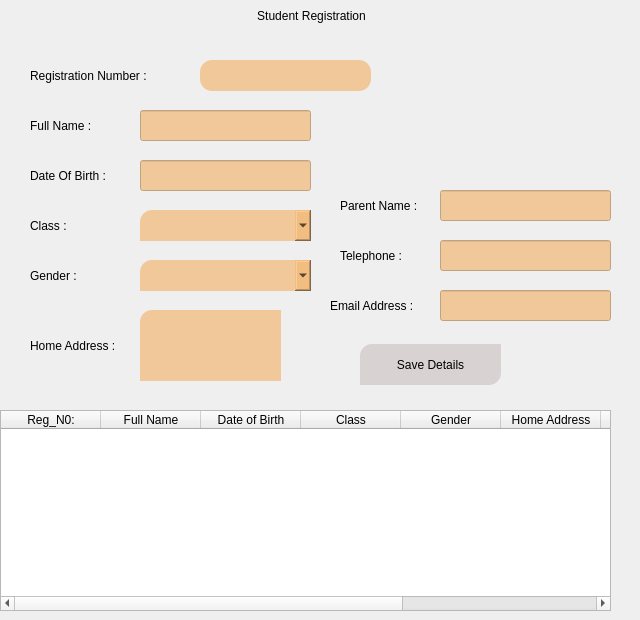
                <widget class="QWidget" name="registration">
                 <attribute name="title">
                  <string>registration</string>
                 </attribute>
                 <widget class="QLineEdit" name="registration_number">
                  <property name="geometry">
                   <rect>
                    <x>200</x>
                    <y>60</y>
                    <width>171</width>
                    <height>31</height>
                   </rect>
                  </property>
                  <property name="styleSheet">
                   <string notr="true">background-color: rgba(241, 185, 119, 181);
border-radius: 12px;</string>
                  </property>
                 </widget>
                 <widget class="QLabel" name="label_21">
                  <property name="geometry">
                   <rect>
                    <x>30</x>
                    <y>260</y>
                    <width>101</width>
                    <height>31</height>
                   </rect>
                  </property>
                  <property name="styleSheet">
                   <string notr="true">background-color: transparent;</string>
                  </property>
                  <property name="text">
                   <string>Gender :</string>
                  </property>
                 </widget>
                 <widget class="QTextEdit" name="student_address">
                  <property name="geometry">
                   <rect>
                    <x>140</x>
                    <y>310</y>
                    <width>141</width>
                    <height>71</height>
                   </rect>
                  </property>
                  <property name="styleSheet">
                   <string notr="true">background-color: rgba(241, 185, 119, 181);
border-top-left-radius:12px;
</string>
                  </property>
                  <property name="placeholderText">
                   <string/>
                  </property>
                 </widget>
                 <widget class="QLineEdit" name="DOB">
                  <property name="geometry">
                   <rect>
                    <x>140</x>
                    <y>160</y>
                    <width>171</width>
                    <height>31</height>
                   </rect>
                  </property>
                  <property name="styleSheet">
                   <string notr="true">background-color: rgba(241, 185, 119, 181);</string>
                  </property>
                  <property name="placeholderText">
                   <string/>
                  </property>
                  <property name="clearButtonEnabled">
                   <bool>true</bool>
                  </property>
                 </widget>
                 <widget class="QComboBox" name="student_gender">
                  <property name="geometry">
                   <rect>
                    <x>140</x>
                    <y>260</y>
                    <width>171</width>
                    <height>31</height>
                   </rect>
                  </property>
                  <property name="styleSheet">
                   <string notr="true">background-color: rgba(241, 185, 119, 181);
border-top-left-radius:12px;</string>
                  </property>
                  <property name="placeholderText">
                   <string>gender.....</string>
                  </property>
                  <item>
                   <property name="text">
                    <string>Male</string>
                   </property>
                  </item>
                  <item>
                   <property name="text">
                    <string>Female</string>
                   </property>
                  </item>
                 </widget>
                 <widget class="QLabel" name="label_22">
                  <property name="geometry">
                   <rect>
                    <x>30</x>
                    <y>210</y>
                    <width>101</width>
                    <height>31</height>
                   </rect>
                  </property>
                  <property name="styleSheet">
                   <string notr="true">background-color: transparent;</string>
                  </property>
                  <property name="text">
                   <string>Class :</string>
                  </property>
                 </widget>
                 <widget class="QLabel" name="label_23">
                  <property name="geometry">
                   <rect>
                    <x>30</x>
                    <y>330</y>
                    <width>121</width>
                    <height>31</height>
                   </rect>
                  </property>
                  <property name="styleSheet">
                   <string notr="true">background-color: transparent;</string>
                  </property>
                  <property name="text">
                   <string>Home Address :</string>
                  </property>
                 </widget>
                 <widget class="QLabel" name="label_26">
                  <property name="geometry">
                   <rect>
                    <x>30</x>
                    <y>110</y>
                    <width>91</width>
                    <height>31</height>
                   </rect>
                  </property>
                  <property name="styleSheet">
                   <string notr="true">background-color: transparent;</string>
                  </property>
                  <property name="text">
                   <string>Full Name :</string>
                  </property>
                 </widget>
                 <widget class="QLabel" name="label_24">
                  <property name="geometry">
                   <rect>
                    <x>30</x>
                    <y>60</y>
                    <width>161</width>
                    <height>31</height>
                   </rect>
                  </property>
                  <property name="styleSheet">
                   <string notr="true">background-color: transparent;</string>
                  </property>
                  <property name="text">
                   <string>Registration Number :</string>
                  </property>
                 </widget>
                 <widget class="QLineEdit" name="student_name">
                  <property name="geometry">
                   <rect>
                    <x>140</x>
                    <y>110</y>
                    <width>171</width>
                    <height>31</height>
                   </rect>
                  </property>
                  <property name="styleSheet">
                   <string notr="true">background-color: rgba(241, 185, 119, 181);</string>
                  </property>
                  <property name="clearButtonEnabled">
                   <bool>true</bool>
                  </property>
                 </widget>
                 <widget class="QComboBox" name="student_class">
                  <property name="geometry">
                   <rect>
                    <x>140</x>
                    <y>210</y>
                    <width>171</width>
                    <height>31</height>
                   </rect>
                  </property>
                  <property name="styleSheet">
                   <string notr="true">background-color: rgba(241, 185, 119, 181);
border-top-left-radius:12px;</string>
                  </property>
                  <property name="placeholderText">
                   <string>class .....</string>
                  </property>
                  <item>
                   <property name="text">
                    <string>Crache</string>
                   </property>
                  </item>
                  <item>
                   <property name="text">
                    <string>Nursery 1</string>
                   </property>
                  </item>
                  <item>
                   <property name="text">
                    <string>Nursery 2</string>
                   </property>
                  </item>
                  <item>
                   <property name="text">
                    <string>Kindergaten 1</string>
                   </property>
                  </item>
                  <item>
                   <property name="text">
                    <string>Kindergaten 2</string>
                   </property>
                  </item>
                  <item>
                   <property name="text">
                    <string>Class 1</string>
                   </property>
                  </item>
                  <item>
                   <property name="text">
                    <string>Class 2</string>
                   </property>
                  </item>
                  <item>
                   <property name="text">
                    <string>Class 3</string>
                   </property>
                  </item>
                  <item>
                   <property name="text">
                    <string>Class 4</string>
                   </property>
                  </item>
                  <item>
                   <property name="text">
                    <string>Class 5</string>
                   </property>
                  </item>
                  <item>
                   <property name="text">
                    <string>Class 6</string>
                   </property>
                  </item>
                  <item>
                   <property name="text">
                    <string>JHS 1</string>
                   </property>
                  </item>
                  <item>
                   <property name="text">
                    <string>JHS 2</string>
                   </property>
                  </item>
                  <item>
                   <property name="text">
                    <string>JHS 3</string>
                   </property>
                  </item>
                 </widget>
                 <widget class="QLabel" name="label_25">
                  <property name="geometry">
                   <rect>
                    <x>30</x>
                    <y>160</y>
                    <width>111</width>
                    <height>31</height>
                   </rect>
                  </property>
                  <property name="styleSheet">
                   <string notr="true">background-color: transparent;</string>
                  </property>
                  <property name="text">
                   <string>Date Of Birth :</string>
                  </property>
                 </widget>
                 <widget class="QLabel" name="label_27">
                  <property name="geometry">
                   <rect>
                    <x>-4</x>
                    <y>0</y>
                    <width>631</width>
                    <height>31</height>
                   </rect>
                  </property>
                  <property name="styleSheet">
                   <string notr="true">font: 700 17pt &quot;Roboto&quot;;
background-color: transparent;</string>
                  </property>
                  <property name="text">
                   <string>Student Registration</string>
                  </property>
                  <property name="alignment">
                   <set>Qt::AlignCenter</set>
                  </property>
                 </widget>
                 <widget class="QTableWidget" name="tableWidget">
                  <property name="geometry">
                   <rect>
                    <x>0</x>
                    <y>410</y>
                    <width>611</width>
                    <height>201</height>
                   </rect>
                  </property>
                  <column>
                   <property name="text">
                    <string>Reg_N0:</string>
                   </property>
                  </column>
                  <column>
                   <property name="text">
                    <string>Full Name</string>
                   </property>
                  </column>
                  <column>
                   <property name="text">
                    <string>Date of Birth</string>
                   </property>
                  </column>
                  <column>
                   <property name="text">
                    <string>Class</string>
                   </property>
                  </column>
                  <column>
                   <property name="text">
                    <string>Gender</string>
                   </property>
                  </column>
                  <column>
                   <property name="text">
                    <string>Home Address</string>
                   </property>
                  </column>
                  <column>
                   <property name="text">
                    <string>Parent Name</string>
                   </property>
                  </column>
                  <column>
                   <property name="text">
                    <string>Telephone</string>
                   </property>
                  </column>
                  <column>
                   <property name="text">
                    <string>Email Address</string>
                   </property>
                  </column>
                 </widget>
                 <widget class="QLineEdit" name="parentName">
                  <property name="geometry">
                   <rect>
                    <x>440</x>
                    <y>190</y>
                    <width>171</width>
                    <height>31</height>
                   </rect>
                  </property>
                  <property name="styleSheet">
                   <string notr="true">background-color: rgba(241, 185, 119, 181);</string>
                  </property>
                  <property name="clearButtonEnabled">
                   <bool>true</bool>
                  </property>
                 </widget>
                 <widget class="QLabel" name="label_28">
                  <property name="geometry">
                   <rect>
                    <x>340</x>
                    <y>190</y>
                    <width>101</width>
                    <height>31</height>
                   </rect>
                  </property>
                  <property name="styleSheet">
                   <string notr="true">background-color: transparent;</string>
                  </property>
                  <property name="text">
                   <string>Parent Name :</string>
                  </property>
                 </widget>
                 <widget class="QLineEdit" name="parent_number">
                  <property name="geometry">
                   <rect>
                    <x>440</x>
                    <y>240</y>
                    <width>171</width>
                    <height>31</height>
                   </rect>
                  </property>
                  <property name="styleSheet">
                   <string notr="true">background-color: rgba(241, 185, 119, 181);</string>
                  </property>
                  <property name="clearButtonEnabled">
                   <bool>true</bool>
                  </property>
                 </widget>
                 <widget class="QLabel" name="label_29">
                  <property name="geometry">
                   <rect>
                    <x>340</x>
                    <y>240</y>
                    <width>101</width>
                    <height>31</height>
                   </rect>
                  </property>
                  <property name="styleSheet">
                   <string notr="true">background-color: transparent;</string>
                  </property>
                  <property name="text">
                   <string>Telephone :</string>
                  </property>
                 </widget>
                 <widget class="QLabel" name="label_30">
                  <property name="geometry">
                   <rect>
                    <x>330</x>
                    <y>290</y>
                    <width>111</width>
                    <height>31</height>
                   </rect>
                  </property>
                  <property name="styleSheet">
                   <string notr="true">background-color: transparent;</string>
                  </property>
                  <property name="text">
                   <string>Email Address :</string>
                  </property>
                 </widget>
                 <widget class="QLineEdit" name="parentEmail">
                  <property name="geometry">
                   <rect>
                    <x>440</x>
                    <y>290</y>
                    <width>171</width>
                    <height>31</height>
                   </rect>
                  </property>
                  <property name="styleSheet">
                   <string notr="true">background-color: rgba(241, 185, 119, 181);</string>
                  </property>
                  <property name="clearButtonEnabled">
                   <bool>true</bool>
                  </property>
                 </widget>
                 <widget class="QPushButton" name="btn_register">
                  <property name="geometry">
                   <rect>
                    <x>360</x>
                    <y>344</y>
                    <width>141</width>
                    <height>41</height>
                   </rect>
                  </property>
                  <property name="cursor">
                   <cursorShape>PointingHandCursor</cursorShape>
                  </property>
                  <property name="styleSheet">
                   <string notr="true">QPushButton{
	background-color: rgba(214, 205, 205, 221);
border-top-left-radius: 12px;
border-bottom-right-radius: 12px;
}
QPushButton:hover{
	background-color: rgb(138, 226, 52);
	border-top-left-radius: 12px;
	border-bottom-right-radius: 12px;
}</string>
                  </property>
                  <property name="text">
                   <string>Save Details</string>
                  </property>
                  <property name="icon">
                   <iconset>
                    <normaloff>assets/buttons/save.svg</normaloff>assets/buttons/save.svg</iconset>
                  </property>
                  <property name="iconSize">
                   <size>
                    <width>20</width>
                    <height>20</height>
                   </size>
                  </property>
                 </widget>
                </widget>
